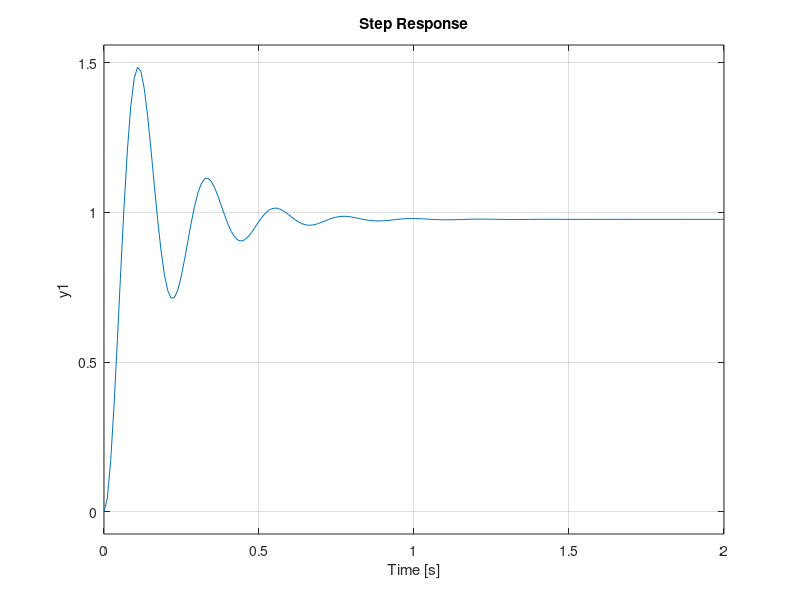

Write MATLAB code to recreate this figure.
%% Motor Transfer Function
% Transfer function of the motor: 
% G(s) = Kt / ( (Js + B)(Ls + R) + Kt*Kb )


% Electrical parameters
L = 0.5;     % Inductance (Henrys)
R = 1.0;     % Resistance (Ohms)

% Mechanical parameters
J = 0.01;    % Moment of inertia of the rotor (kg*m^2)
B = 0.1;     % Damping coefficient / Viscous friction (N*m*s)

% Electromechanical constants
Kt = 0.01;   % Motor Torque constant (N*m/A)
Kb = 0.01;   % Back EMF constant (V*s/rad)


% Denominator: (Js + B)(Ls + R) + Kt*Kb
% We use conv() for polynomial multiplication
mech=[J, B];
elec=[L R];

denom_tf=(conv(mech,elec)+Kt*Kb);
num_tf=Kt;

%tf of motor
motor_tf=tf(num_tf,denom_tf);
%rlocus(motor_tf)

%the constants->kp,ki,kd
kp=420;
kd=63;
ki=700;
cl_tf = feedback(kp * motor_tf, 1);
step(cl_tf)